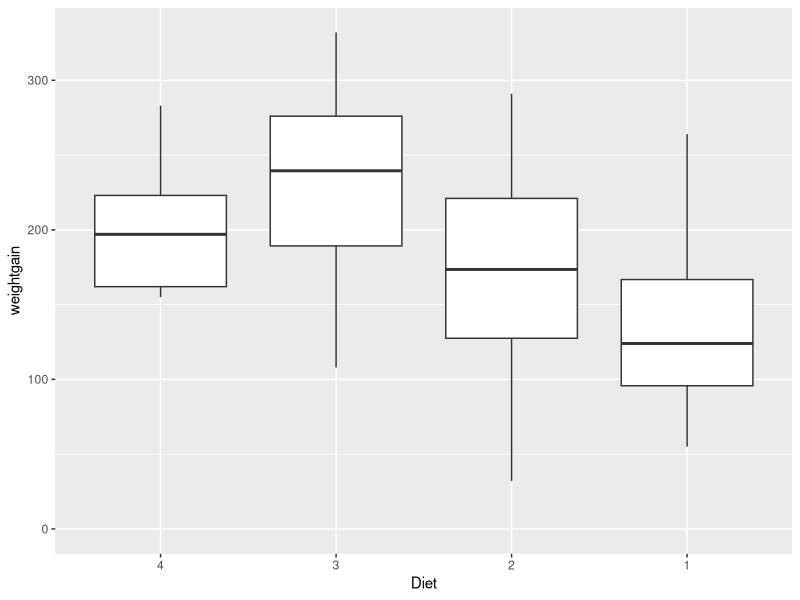
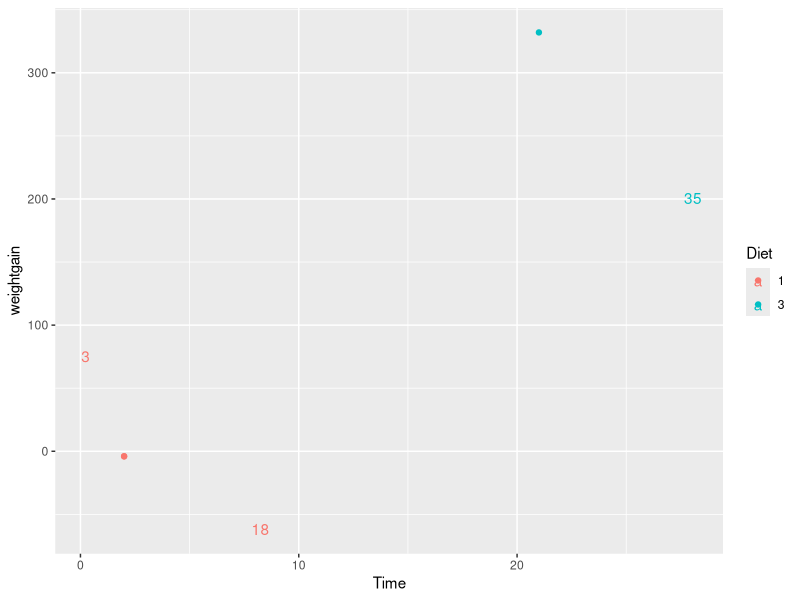
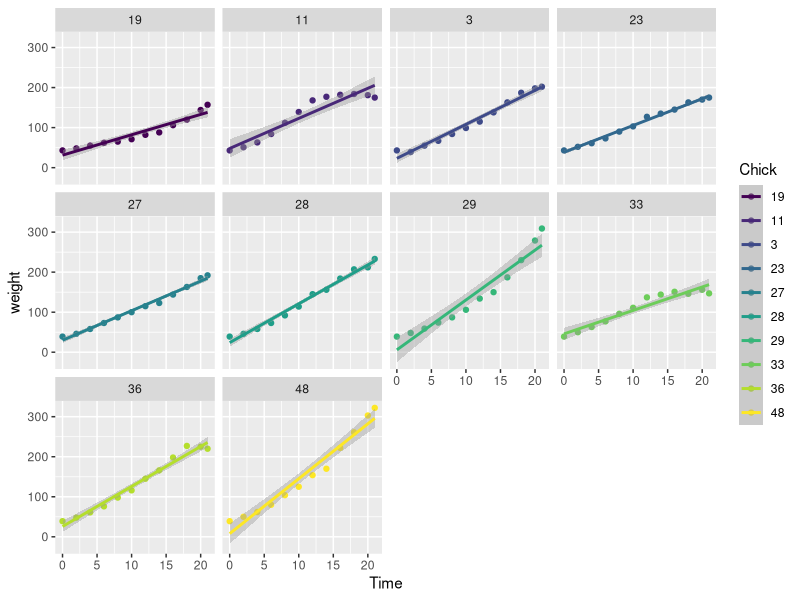
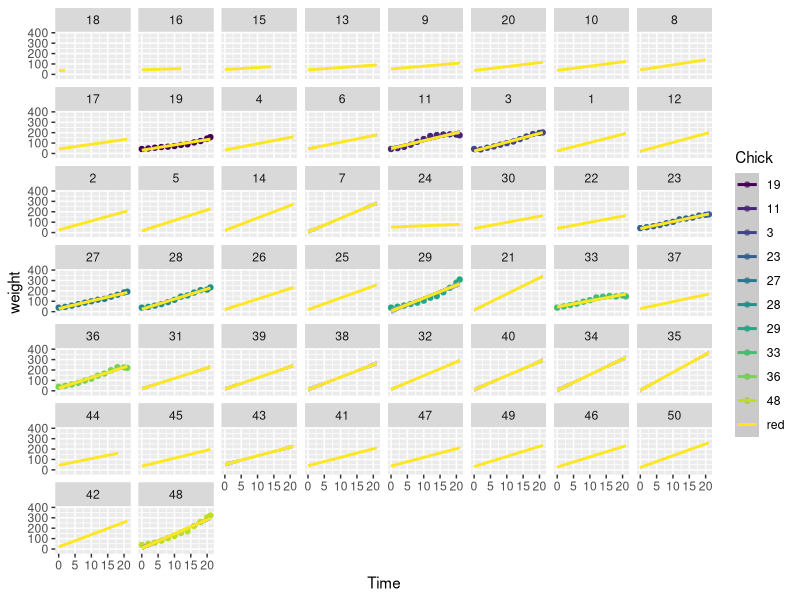
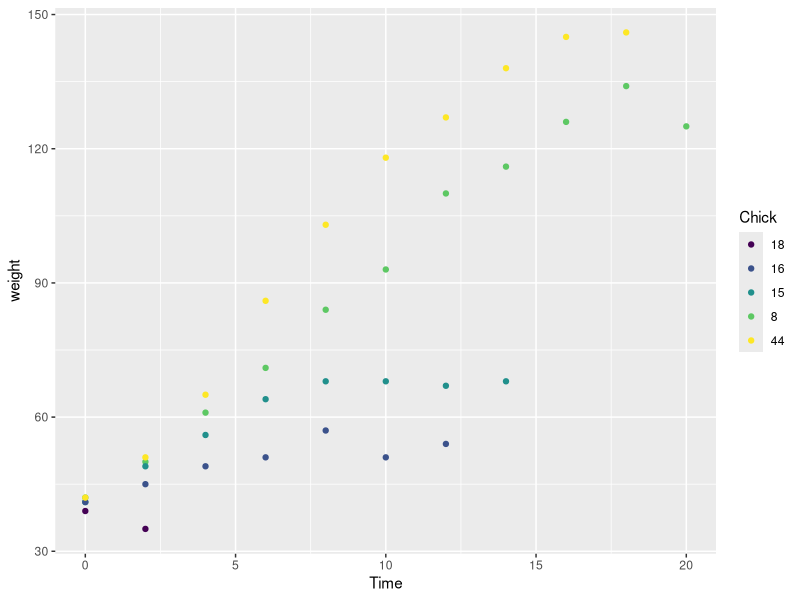
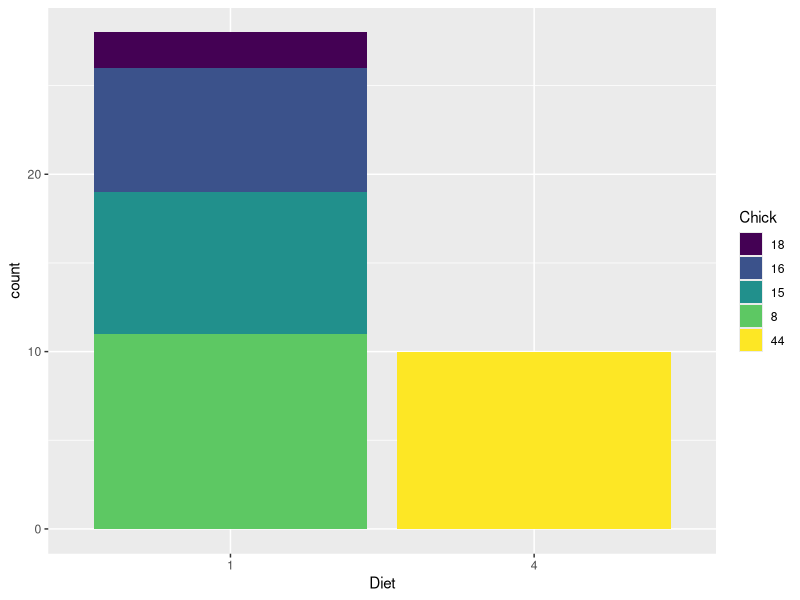

Write R code to recreate these figures, in order.
## ---- chunk 1
knitr::opts_chunk$set(echo = TRUE)
library('datasets')
library(dplyr)
library(ggplot2)
cw = ChickWeight
## ---- chunk 2
	head(cw, 30)
	weight0 = cw %>% 
		  filter(Time == 0) %>% 
		  group_by(Diet) %>%
		  summarize(Average=mean(weight), Deviation=sd(weight))

	print(weight0)
## ---- chunk 3
	complete = cw %>% 
		   group_by(Chick) %>% 
		   mutate(observation.count=length(weight)) %>% 
		   filter(observation.count == 12)

	complete %>% head(3)
## ---- chunk 4
	weight_init = cw %>% filter(Time == 0) %>% arrange(Chick)
	cw = cw %>%
	     mutate(weightgain = weight - weight_init[Chick, "weight"]) %>%
	     mutate(weight0 = weight_init$weight[Chick])
	head(cw, 3)
## ---- chunk 5
	medians = cw %>% group_by(Diet) %>% summarize(median = median(weightgain)) %>% arrange(desc(median))

	print(medians)
#	print(levels(factor(c(medians["Diet"]))))
#	diets = ordered(cw$Diet, levels=c(medians["Diet"]))
#	print(diets)

#	cw$Diet = reorder(cw$Diet, levels(factor(c(medians["Diet"]))))

	cw %>% 
	filter(Time == 21) %>% mutate(Diet = factor(Diet, levels=c(medians$Diet))) %>%
#	mutate(weightmedian = medians[Diet, "median"]$median) %>%
#	arrange(weightmedian, Chick) %>%
	ggplot(aes(x=Diet, y=weightgain)) + geom_boxplot() + ylim(0, NA)
## ---- chunk 6
	mx = max(cw$weightgain)
	mn = min(cw$weightgain)

	print(cat("Max weight gain is:", mx, fill=TRUE))
	print(cat("Min weight gain is:", mn, fill=TRUE))
## ---- chunk 7
	extremes = cw %>% filter(weightgain == mx | weightgain == mn)
	print(extremes)
## ---- chunk 8
	ggplot(extremes, aes(x=Time, y=weightgain, color=Diet, label=Chick)) + geom_point() + geom_text(position='jitter', width=0.1, height=0.1)
## ---- chunk 9
	mx = max(weight_init$weight)
	mn = min(weight_init$weight)

	extremes = weight_init %>% filter((weight == mx | weight == mn) & (Chick %in% complete$Chick))

	chicks = unique(extremes$Chick)

	gextremes = cw %>% filter(Chick %in% chicks) %>% arrange(Chick) # group_by(Chick) %>% arrange(Chick)
	print(gextremes)

	ggplot(gextremes, aes(x=Time, y=weight, color=Chick)) + geom_point() + facet_wrap(~Chick) + geom_smooth(method='lm')

#	i = 1
#	repeat {
#
#		chick = chicks[i]
#		extremes = cw %>% filter(Chick == chick)
#		plot = plot + stat_smooth(data=extremes, method='lm', aes(x=Time, y=weight, color=Chick), se=F)
#
#		i = i + 1
#		if(i > length(chicks)) { break }
#	}

## ---- chunk 10
#	ggplot(gextremes, aes(x=Time, y=weight, color=Chick)) + geom_point() + stat_smooth(data=cw, method='lm', aes(x=Time, y=weight), se=F) + facet_wrap(~Chick) + stat_smooth(method='lm', se=F)
	ggplot(gextremes, aes(x=Time, y=weight, color=Chick)) + geom_point() + geom_smooth(method='lm') + facet_wrap(~Chick) + geom_smooth(data=cw, aes(x = Time, y = weight, colour="red"), method="lm")
#	plot = plot + stat_smooth(data=cw, method='lm', aes(x=Time, y=weight), se=F)

#	plot
## ---- chunk 11
	incomplete = cw %>% filter(!(Chick %in% complete$Chick)) %>% group_by(Diet)
	ggplot(incomplete, aes(x=Time, y=weight, color=Chick)) + geom_point()
## ---- chunk 12
	ggplot(incomplete, aes(x=Diet, fill=Chick)) + geom_bar()
